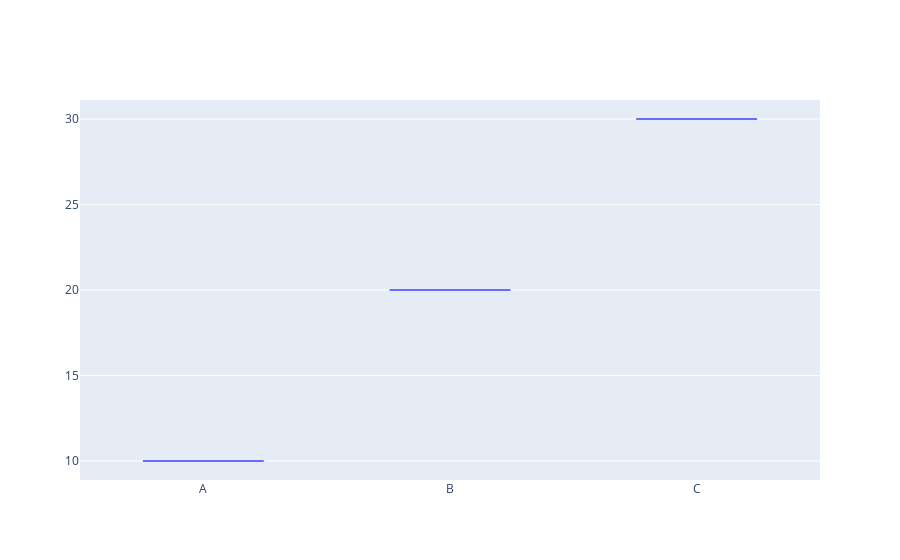

Here is the notebook cell this chart was saved with:
### Code cell
trace = go.Box(x=dfAleatorio2['Categoria'], y=dfAleatorio2['Valores'])
grafico = [trace]
py.iplot(grafico)

### Figure 1 — Plotly figure (JSON) as saved in the notebook; plotly's stock layout.template omitted (floating-point values rounded to 4 significant figures)
{"data": [{"type": "box", "x": ["A", "B", "C"], "y": [10, 20, 30]}], "layout": {}}
